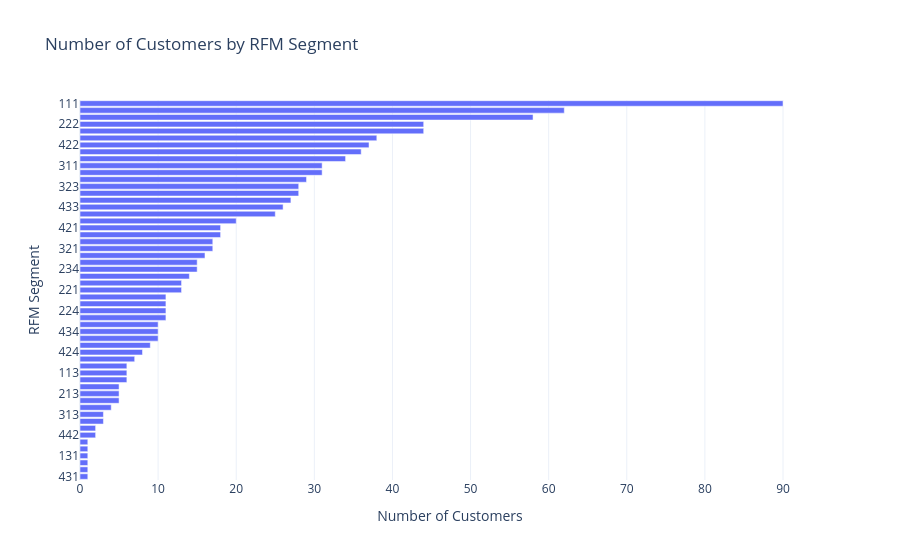

Notebook code for this chart:
### Code cell
fig = px.bar(
    rfm_segments.sort_values('customer_id'),
    x='customer_id',
    y='RFM_Segment',
    orientation='h',
    title='Number of Customers by RFM Segment'
)

fig.update_layout(
    xaxis_title='Number of Customers',
    yaxis_title='RFM Segment'
)

fig.show()

### Figure 1 — Plotly figure (JSON) as saved in the notebook; plotly's stock layout.template omitted (floating-point values rounded to 4 significant figures)
{"data": [{"hovertemplate": "customer_id=%{x}<br>RFM_Segment=%{y}<extra></extra>", "legendgroup": "", "marker": {"color": "#636efa", "pattern": {"shape": ""}}, "name": "", "orientation": "h", "showlegend": false, "textposition": "auto", "type": "bar", "x": [1, 1, 1, 1, 1, 1, 2, 2, 3, 3, 4, 5, 5, 5, 6, 6, 6, 7, 8, 9, 10, 10, 10, 11, 11, 11, 11, 13, 13, 14, 15, 15, 16, 17, 17, 18, 18, 20, 25, 26, 27, 28, 28, 29, 31, 31, 34, 36, 37, 38, 44, 44, 58, 62, 90], "xaxis": "x", "y": ["431", "342", "242", "131", "132", "241", "442", "142", "413", "313", "143", "324", "213", "243", "134", "113", "412", "432", "424", "332", "312", "434", "124", "232", "224", "343", "121", "221", "334", "233", "234", "144", "133", "321", "212", "443", "421", "333", "423", "433", "123", "411", "323", "122", "112", "311", "244", "223", "422", "211", "322", "222", "344", "444", "111"], "yaxis": "y"}], "layout": {"barmode": "relative", "legend": {"tracegroupgap": 0}, "title": {"text": "Number of Customers by RFM Segment"}, "xaxis": {"anchor": "y", "domain": [0, 1], "title": {"text": "Number of Customers"}}, "yaxis": {"anchor": "x", "domain": [0, 1], "title": {"text": "RFM Segment"}}}}
